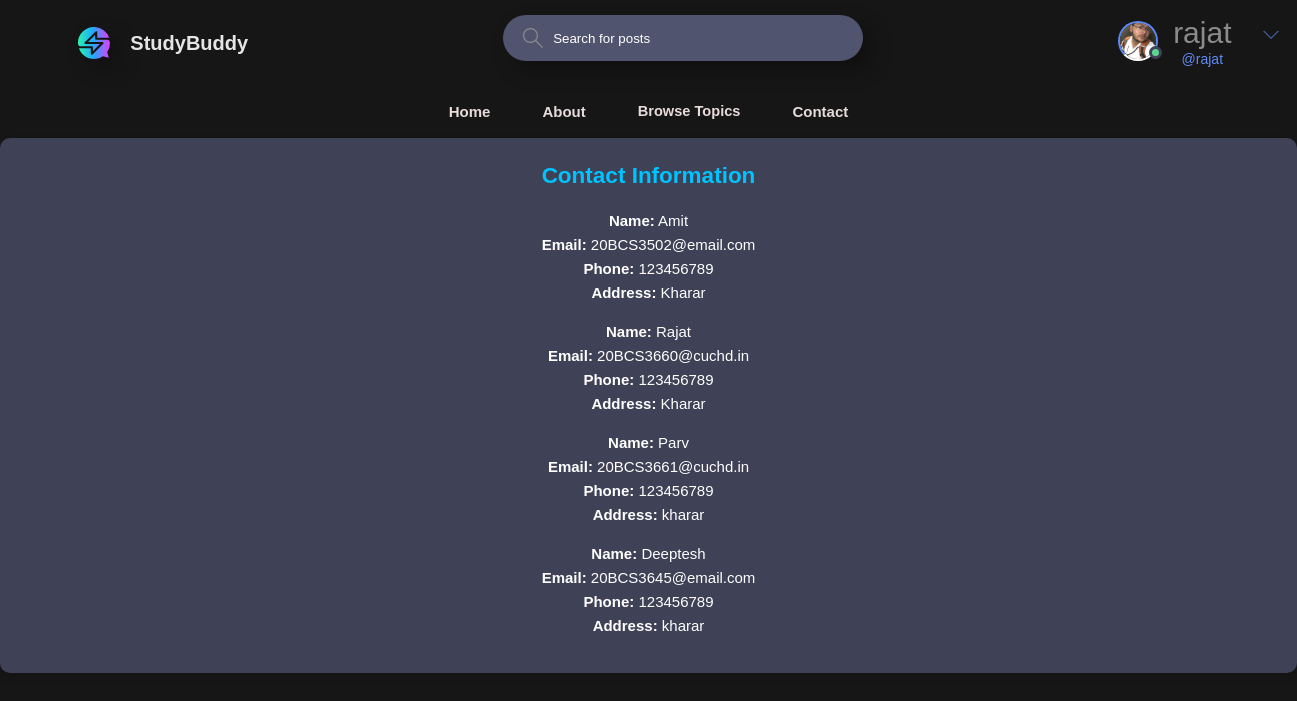
/contact/ (signed in), run on the app's committed database.
### base/models.py (models this page shows, shortened)
class User(AbstractUser):
    name = models.CharField(max_length=200, null=True)
    email = models.EmailField(unique=True, null=True)
    bio = models.TextField(null=True)
    avatar = models.ImageField(null=True, default="avatar.svg")
    USERNAME_FIELD = 'email'
    REQUIRED_FIELDS = []

class ContactInfo(models.Model):
    name = models.CharField(max_length=100)
    email = models.EmailField()
    phone = models.CharField(max_length=20)
    address = models.TextField()

### base/views.py (the view)
# urls.py: path('contact/', views.contact_page, name='contact_page'),
def contact_page(request):
    contact_info = ContactInfo.objects.all()
    return render(request, 'base/contact_page.html', {'contact_info': contact_info})

### base/templates/base/contact_page.html
{% extends 'main.html' %}
{% block content %}
<div class="contacts">
    <h2>Contact Information</h2>
    <ul>
        {% for info in contact_info %}
        <li>
            <strong>Name:</strong> {{ info.name }}<br>
            <strong>Email:</strong> {{ info.email }}<br>
            <strong>Phone:</strong> {{ info.phone }}<br>
            <strong>Address:</strong> {{ info.address }}<br>
        </li>
        {% endfor %}
    </ul>
</div>
{% endblock %}

### templates/navbar.html (shortened to what this page needs)
{% load static %}
<header class="header header--loggedIn">
    <div class="container">
        <a class="header__logo">
            <img src="{% static 'images/logo.svg' %}" />
            <h1>StudyBuddy</h1>
        </a>
        <form class="header__search" method="GET" action="{% url 'home' %}">
            <label>
                <input name="q" placeholder="Search for posts" />
            </label>
        </form>
        <nav class="header__menu">
            {% if request.user.is_authenticated %}
            <div class="header__user">
                <a href="{% url 'update-user' %}">
                    <div class="avatar avatar--medium active">
                        <img src="{{request.user.avatar.url}}" />
                    </div>
                    <p>{{request.user.username}} <span>@{{request.user.username}}</span></p>
                </a>
                <button class="dropdown-button">
                    <svg version="1.1" xmlns="http://www.w3.org/2000/svg" width="32" height="32" viewBox="0 0 32 32">
                        <title>chevron-down</title>
                        <path d="M16 21l-13-13h-3l16 16 16-16h-3l-13 13z"></path>
                    </svg>
                </button>
            </div>
            {% else %}
            <a href="{% url 'login' %}" class="login-button">
                <img src="{% static 'images/avatar.svg' %}" class="avatar-image" />
                <p><b>Login</b></p>
            </a>
            {% endif %}
        </nav>
    </div>
</header>

### static/styles/style.css (style rules this page uses)
body::before { content: ""; position: fixed; top: 0; left: 0; width: 100%; height: 100%; background: rgba(0, 0, 0, 0.151); z-index: -1; }
:root { --color-main: #618dfff7; --color-main-light: #e1f6fb; --color-dark: #3f4156; --color-dark-medium: #51546e; --color-dark-light: rgb(23 34 42 / 88%); --color-light: #e5e5e5; --color-gray: #8b8b8b; --color-light-gray: #b2bdbd; --color-bg: #1c1c1c; --color-success: #5dd693; --color-error: #fc4b0b; }
* { font-family: "DM Sans", -apple-system, BlinkMacSystemFont, "Segoe UI", Roboto, Oxygen, Ubuntu, Cantarell, "Open Sans", "Helvetica Neue", sans-serif; margin: 0; padding: 0; box-sizing: border-box; text-rendering: optimizeLegibility; }
html { font-size: 56.25%; }
@media only screen and (min-width: 1200px) { html { font-size: 62.5%; } }
body { margin: 0; font-family: 'Arial', sans-serif; }
body { line-height: 1.6; font-weight: 400; font-size: 1.5rem; color: var(--color-light-gray); background-color: var(--color-bg); background: url("21.jpg"); background-size: cover; background-repeat: no-repeat; min-height: 100vh; overflow : auto; }
img { width: 100%; }
a { display: inline-block; color: #00c3ff; text-decoration: none; }
.container { max-width: 120rem; width: 90%; margin: auto; }
.avatar { position: relative; display: inline-block; border-radius: 50%; border: 2px solid var(--color-main); }
.avatar img { display: block; border-radius: 50%; object-fit: cover; object-position: center; }
.avatar::after { content: ""; display: block; position: absolute; background-color: var(--color-gray); z-index: 111; border-radius: 50%; border: 0.3rem solid var(--color-dark); }
.avatar.active::after { background-color: var(--color-success); }
.avatar.avatar--medium img { width: 3.6rem; height: 3.6rem; border-radius: 50%; }
.avatar.avatar--medium:after { width: 0.7rem; height: 0.7rem; bottom: 0px; right: -6px; }
.header { padding: 1.5rem; background-color: #00000000; }
.header > .container { display: flex; gap: 25.5rem; }
.header__logo, .header__user { display: flex; gap: 2rem; align-items: center; }
.header__logo > img { height: 3.2rem; filter: drop-shadow(10px 10px 10px rgba(0, 0, 0, 0.3)); width: 3.2rem; }
.header__logo > h1 { font-weight: 700; font-size: 2rem; color: var(--color-light); }
.header__search > label { background-color: var(--color-dark-medium); filter: drop-shadow(10px 10px 10px rgba(0, 0, 0, 0.3)); padding: 1.3rem 1rem; display: flex; align-items: center; gap: 1rem; border-radius: 50px; }
.header__search svg { fill: var(--color-gray); width: 2rem; height: 2rem; margin-left: 1rem; }
.header__search input { width: 30rem; background: transparent; border: none; outline: none; color: var(--color-light); }
.header__menu { margin-left: auto; position: relative; }
.header__menu a { display: flex; gap: 1.5rem; align-items: center; font-weight: 500; text-decoration: none; color: var(--color-gray); }
.header__menu img { height: 3.6rem; }
.header__menu p { line-height: 1.2; }
.header__menu span { color: var(--color-main); font-weight: 500; font-size: 1.4rem; display: block; }
.header__menu svg { width: 1.6rem; height: 1.6rem; fill: rgb(91 133 238 / 72%); }
.dropdown-button { background: transparent; border: 0; outline: 0; cursor: pointer; }
* { margin: 0; padding: 0; box-sizing: border-box; font-family: 'Poppins', sans-serif; }
body { background: url("21.jpg"); background-size: cover; background-repeat: no-repeat; background-attachment: fixed; }
.link:hover, .active { border-bottom: 2px solid #fff; }
header { color: #fff; font-size: 30px; text-align: center; padding: 10px 0 30px 0; }
body { background-color: #1a1a1a; color: #ccc; font-family: 'Arial', sans-serif; }
label { display: block; font-size: 18px; margin-bottom: 10px; color: #007bff; }
button { width: 100%; padding: 12px; margin-bottom: 10px; border: none; border-radius: 25px; cursor: pointer; background-color: #007bff; color: #fff; transition: background-color 0.3s ease; }
.contacts { margin-bottom: 2.4rem; background-color: var(--color-dark); border-radius: 1rem; padding: 2rem; color: #fff; box-shadow: 0 4px 8px rgba(0, 0, 0, 0.1); transition: background-color 0.3s ease-in-out; display: flex; flex-direction: column; align-items: center; justify-content: center; }
.contacts h2 { color: #00c3ff; margin-bottom: 1.5rem; }
.contacts ul { list-style: none; padding: 0; text-align: center; }
.contacts li { margin-bottom: 1.5rem; }
.contacts strong { color: #ffffff; }

### data on the page
User: user.avatar (picture), user.username "rajat"
ContactInfo: name "Amit", email "20BCS3502@email.com", phone "123456789", address "Kharar"
ContactInfo: name "Rajat", email "20BCS3660@cuchd.in", phone "123456789", address "Kharar"
ContactInfo: name "Parv", email "20BCS3661@cuchd.in", phone "123456789", address "kharar"
ContactInfo: name "Deeptesh", email "20BCS3645@email.com", phone "123456789", address "kharar"
